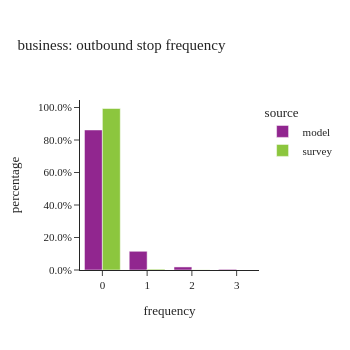
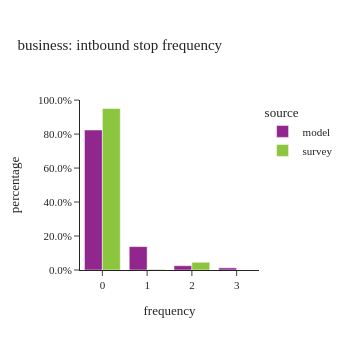
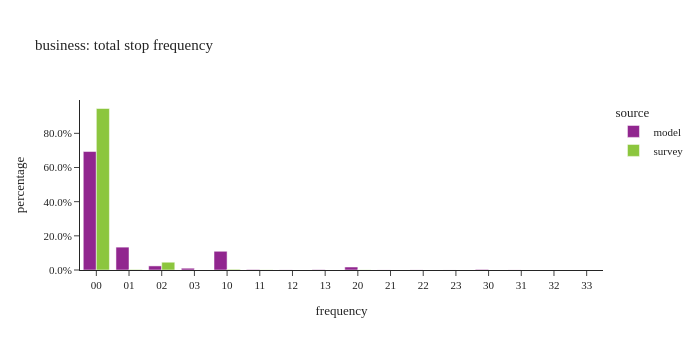

The cell these charts' notebook holds for them, in order:
### Code cell
#| layout: [[1,1], [1]]
plot_stop_frequency(df_plot, "business")

### Figure 1 — Plotly figure (JSON) as saved in the notebook; plotly's stock layout.template omitted (floating-point values rounded to 4 significant figures)
{"data": [{"alignmentgroup": "True", "hovertemplate": "source=model<br>frequency=%{x}<br>percentage=%{y}<extra></extra>", "legendgroup": "model", "marker": {"color": "#91268F", "pattern": {"shape": ""}}, "name": "model", "offsetgroup": "model", "orientation": "v", "showlegend": true, "textposition": "auto", "type": "bar", "x": ["0", "1", "2", "3"], "xaxis": "x", "y": [0.8619, 0.1152, 0.01877, 0.004159], "yaxis": "y"}, {"alignmentgroup": "True", "hovertemplate": "source=survey<br>frequency=%{x}<br>percentage=%{y}<extra></extra>", "legendgroup": "survey", "marker": {"color": "#8CC63E", "pattern": {"shape": ""}}, "name": "survey", "offsetgroup": "survey", "orientation": "v", "showlegend": true, "textposition": "auto", "type": "bar", "x": ["0", "1", "2", "3"], "xaxis": "x", "y": [0.9939, 0.005057, 0.001076, 0.0], "yaxis": "y"}], "layout": {"barmode": "group", "height": 350, "legend": {"title": {"text": "source"}, "tracegroupgap": 0}, "title": {"text": "business: outbound stop frequency"}, "width": 350, "xaxis": {"anchor": "y", "domain": [0, 1], "title": {"text": "frequency"}}, "yaxis": {"anchor": "x", "domain": [0, 1], "tickformat": ".1%", "title": {"text": "percentage"}}}}

### Figure 2 — Plotly figure (JSON) as saved in the notebook; plotly's stock layout.template omitted (floating-point values rounded to 4 significant figures)
{"data": [{"alignmentgroup": "True", "hovertemplate": "source=model<br>frequency=%{x}<br>percentage=%{y}<extra></extra>", "legendgroup": "model", "marker": {"color": "#91268F", "pattern": {"shape": ""}}, "name": "model", "offsetgroup": "model", "orientation": "v", "showlegend": true, "textposition": "auto", "type": "bar", "x": ["0", "1", "2", "3"], "xaxis": "x", "y": [0.8242, 0.1378, 0.02523, 0.01278], "yaxis": "y"}, {"alignmentgroup": "True", "hovertemplate": "source=survey<br>frequency=%{x}<br>percentage=%{y}<extra></extra>", "legendgroup": "survey", "marker": {"color": "#8CC63E", "pattern": {"shape": ""}}, "name": "survey", "offsetgroup": "survey", "orientation": "v", "showlegend": true, "textposition": "auto", "type": "bar", "x": ["0", "1", "2", "3"], "xaxis": "x", "y": [0.9505, 0.003988, 0.04549, 0.0], "yaxis": "y"}], "layout": {"barmode": "group", "height": 350, "legend": {"title": {"text": "source"}, "tracegroupgap": 0}, "title": {"text": "business: intbound stop frequency"}, "width": 350, "xaxis": {"anchor": "y", "domain": [0, 1], "title": {"text": "frequency"}}, "yaxis": {"anchor": "x", "domain": [0, 1], "tickformat": ".1%", "title": {"text": "percentage"}}}}

### Figure 3 — Plotly figure (JSON) as saved in the notebook; plotly's stock layout.template omitted (floating-point values rounded to 4 significant figures)
{"data": [{"alignmentgroup": "True", "hovertemplate": "source=model<br>frequency=%{x}<br>percentage=%{y}<extra></extra>", "legendgroup": "model", "marker": {"color": "#91268F", "pattern": {"shape": ""}}, "name": "model", "offsetgroup": "model", "orientation": "v", "showlegend": true, "textposition": "auto", "type": "bar", "x": ["00", "01", "02", "03", "10", "11", "12", "13", "20", "21", "22", "23", "30", "31", "32", "33"], "xaxis": "x", "y": [0.6936, 0.1339, 0.02395, 0.01048, 0.1097, 0.002939, 0.0006198, 0.001959, 0.01745, 0.0004599, 0.0006198, 0.0002399, 0.003479, 0.0005398, 3.999e-05, 9.997e-05], "yaxis": "y"}, {"alignmentgroup": "True", "hovertemplate": "source=survey<br>frequency=%{x}<br>percentage=%{y}<extra></extra>", "legendgroup": "survey", "marker": {"color": "#8CC63E", "pattern": {"shape": ""}}, "name": "survey", "offsetgroup": "survey", "orientation": "v", "showlegend": true, "textposition": "auto", "type": "bar", "x": ["00", "01", "02", "03", "10", "11", "12", "13", "20", "21", "22", "23", "30", "31", "32", "33"], "xaxis": "x", "y": [0.9454, 0.002983, 0.04549, 0.0, 0.004053, 0.001004, 0.0, 0.0, 0.001076, 0.0, 0.0, 0.0, 0.0, 0.0, 0.0, 0.0], "yaxis": "y"}], "layout": {"barmode": "group", "height": 350, "legend": {"title": {"text": "source"}, "tracegroupgap": 0}, "title": {"text": "business: total stop frequency"}, "width": 700, "xaxis": {"anchor": "y", "domain": [0, 1], "dtick": 1, "title": {"text": "frequency"}}, "yaxis": {"anchor": "x", "domain": [0, 1], "tickformat": ".1%", "title": {"text": "percentage"}}}}
